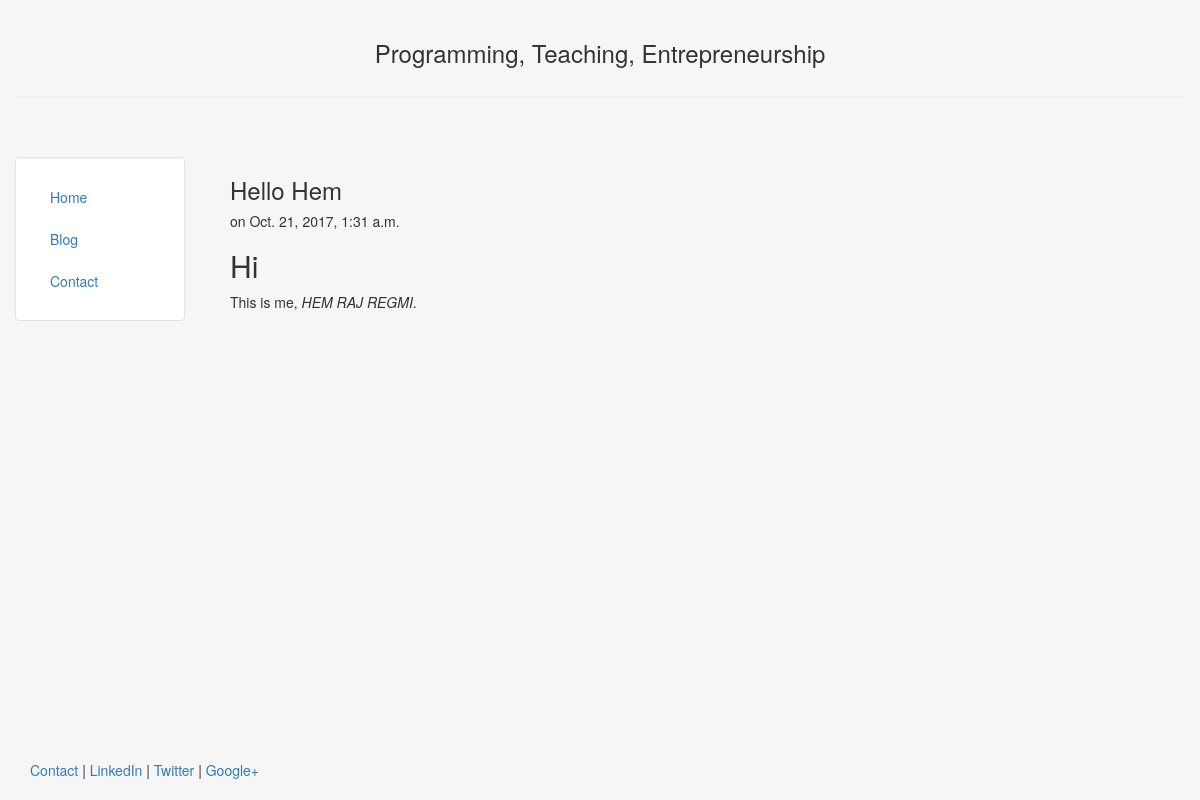
The app's page /blog/5 with its own data.
### blog/models.py (models this page shows, shortened)
class Post(models.Model):
    title = models.CharField(max_length=140)
    body = models.TextField()
    date = models.DateTimeField()

### blog/templates/blog/post.html
{% extends "personal/header.html" %}
{% block content %}
	<h3>{{ post.title }}</h3>
	<h5>on {{ post.date }}</h5>
	{{ post.body|safe|linebreaks }}
{% endblock %}

### personal/templates/personal/header.html (style rules this page uses)
html, body { height:100% }

### records on screen
Post: title "Hello Hem", date "Oct. 21, 2017, 1:31 a.m.", body "Hi This is me, HEM RAJ REGMI ."
